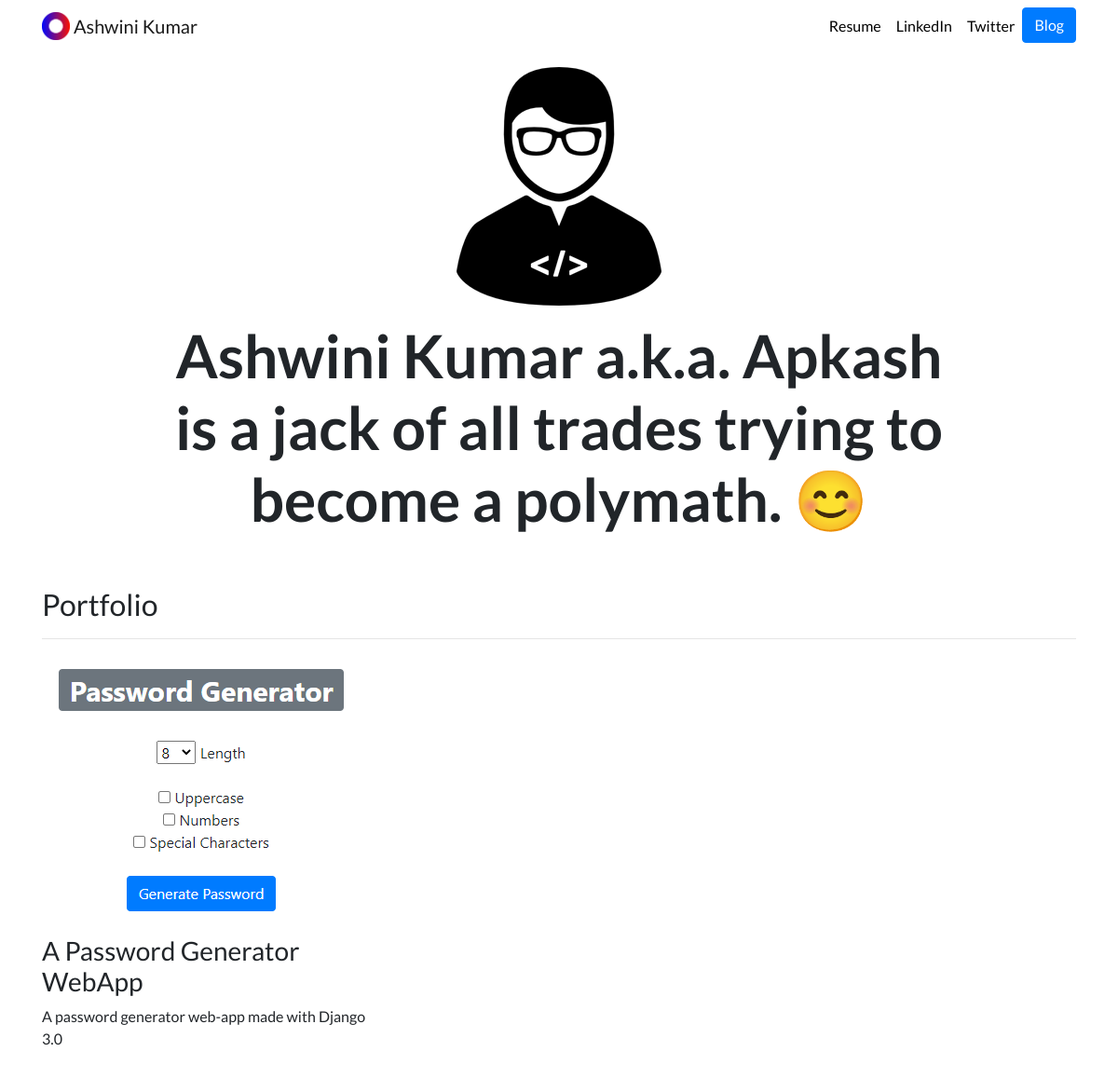
The page / on the database its author committed.
### portfolio/models.py (models this page shows, shortened)
class Project(models.Model):
    title = models.CharField(max_length=100)
    description = models.CharField(max_length=250)
    image = models.ImageField(upload_to='portfolio/images/')
    url = models.URLField(blank=True)

### portfolio/views.py (the view)
# urls.py: 2. Add a URL to urlpatterns:  path('', views.home, name='home')
def home(request):
    projects = Project.objects.all()
    return render(request, 'portfolio/home.html', {'projects':projects})

### portfolio/templates/portfolio/home.html
{% extends "portfolio/base.html" %}
{% load static %}
{% block content %}
<div class="row justify-content-center my-3" style="text-align: center;">
  <div class="col-5">
    <img src="{% static 'portfolio/prog.png' %}" class="img-fluid">
  </div>
</div>
<div class="row justify-content-center mb-3">
  <div class="col-md-9 text-center">
    <h1 id="hometext" class="font-weight-bold">Ashwini Kumar a.k.a. Apkash is a jack of all trades trying to become a polymath. 😊</h1>
  </div>
</div>
<h2 class="mt-5">Portfolio</h2>
<hr>
<div class="row">
  {% for project in projects %}
  <div class="col-lg-4 col-md-6">
    {% if project.url %}
    <a href="{{ project.url }}">
      <img src="{{ project.image.url }}" class="img-fluid mb-2">
    </a>
    {% else %}
    <img src="{{ project.image.url }}" class="img-fluid mb-2">
    {% endif %}
    <h3>{{ project.title }}</h3>
    <p>{{ project.description }}</p>
  </div>
  {% endfor %}
</div>
{% endblock %}

### portfolio/templates/portfolio/base.html (shortened to what this page needs)
{% load static %}
<!doctype html>
<html lang="en">
<head>
  <link rel="stylesheet" href="https://stackpath.bootstrapcdn.com/bootstrap/4.4.1/css/bootstrap.min.css">
  <link rel="stylesheet" href="{% static "portfolio/custom.css" %}">
</head>
<body>
  <nav id="topNav" class="navbar navbar-expand-md navbar-light">
    <div class="container">
      <a class="navbar-brand" href="{% url 'home' %}">
        <img src="{% static "portfolio/Logo.png" %}" width="30" height="30" class="d-inline-block align-top" alt="Nick's Logo">
        <span>Ashwini Kumar</span>
      </a>
      <div class="collapse navbar-collapse text-center" id="navbarNav">
        <ul class="navbar-nav ml-auto">
          <li class="nav-item">
            <a class="nav-link" href="{% static "portfolio/resume.pdf" %}">Resume</a>
          </li>
          <li class="nav-item">
            <a class="nav-link" href="https://www.linkedin.com/in/ashwini-kumar-2001/" target="_blank">LinkedIn</a>
          </li>
          <li class="nav-item">
            <a class="nav-link" href="https://twitter.com/apk_ash" target="_blank">Twitter</a>
          </li>
          <li>
            <a role="button" href="{% url 'blog:all_blogs' %}" class="btn btn-primary">Blog</a>
          </li>
        </ul>
      </div>
    </div>
  </nav>
  <div class="container">
    {% block content %}{% endblock %}
  </div>
</body>
</html>

### portfolio/static/portfolio/custom.css (style rules this page uses)
.navbar-nav .nav-link { color: rgba(0,0,0,1) !important; }
body { font-family: 'Lato', sans-serif; }
@media (min-width: 992px) { #hometext { font-size: 4rem; } }

### rows shown on the page
Project: image (picture), title "A Password Generator WebApp", description "A password generator web-app made with Django 3.0"
